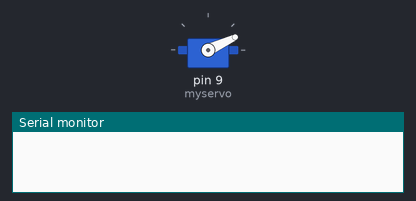
Bench run of a sketch on a simulated Arduino Uno, built with avr-gcc and run on an emulated ATmega328P. On the bench: servo, the last lines printed to the serial monitor.

Above: at 0.4 s.
At 2.8 s:
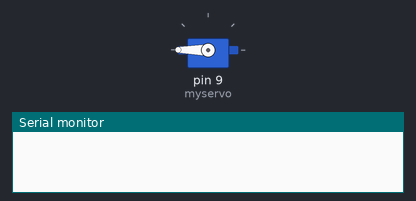
At 6.5 s:
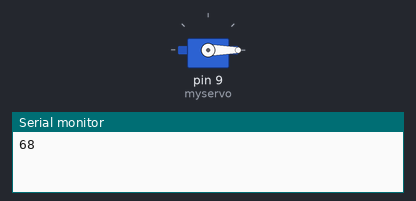
At 7.5 s:
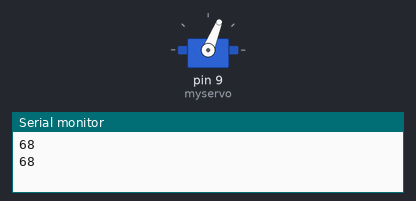
Timing chart, 0 to 9.0 s (numbered marks = the images above):
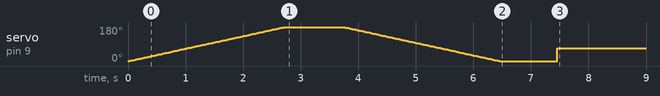

The sketch:

MapLogarithmic.ino
```cpp
#include <Servo.h>
#include <math.h>

#define angleMinServo 0
#define angleMaxServo 180

#define instaMinFollowers 0
#define instaMaxFollowers 10000

#define waitonesecond 1000

Servo myservo;  // create servo object to control a servo


void setup() {
  Serial.begin(9600);
  myservo.attach(9);  // attaches the servo on pin 9 to the servo object
  servoEffect();
  myservo.read();

}

void loop() {
  Serial.println(FollowerstoAngle(32));
  delay(waitonesecond);
  myservo.write(FollowerstoAngle(32));
  myservo.read();

}

int FollowerstoAngle(int nbFollowers){
  int angle;
  if (nbFollowers > instaMaxFollowers){
    angle = angleMaxServo;
  }
  else{
    angle = maplogarithmic(nbFollowers, instaMinFollowers, instaMaxFollowers, angleMinServo, angleMaxServo);
  }
  return angle;
}

long maplogarithmic(long x, long in_min, long in_max, long out_min, long out_max) {
  return log10((x - in_min) + 1) / log10(in_max) * out_max;
}

void servoEffect(){
    for (int position = 0; position <= 180; position++) {
    myservo.write(position);
    delay(15);
  }

  delay(waitonesecond);
  // Fait bouger le bras de 180° à 10°
  for (int position = 180; position >= 0; position--) {
    myservo.write(position);
    delay(15);
  }
}
```
